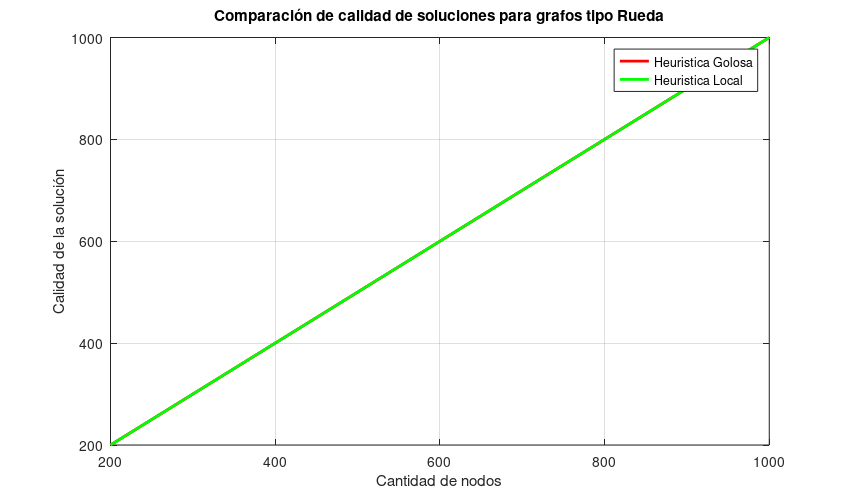

The MATLAB source for this figure: (Note: this script raises an error after producing the figure.)
# Ya estoy en la carpeta correcta

# A graficar!

clear;
hold off;


# 2  	WHEEL							Rueda
# 3 	BANANA						  	Banana Tree
# 4  	COMPLETE						Completo
# 9  	BIPARTITE_COMPLETE				Bipartito Completo
# 12  	CONNECTED_DENSITY				Conexo por densidad de ejes
# 14  	GREEDY_NOT_IN_CMF				Estrella+Puente+CMF
# 15  	GREEDY_IN_CMF					Estrella+CMF
# 17  	STAR_BRIDGE_DOUBLE_STAR			Estrella+Puente+Doble Estrella


goloso=load("calidadGrande/goloso_2.dat");
local=load("calidadGrande/local_2.dat");
#tabu=load("calidadGrande/tabu_2.dat");

plot(goloso(:,2), goloso(:,1), '-r', 'LineWidth', 2,local(:,2), local(:,1), '-g', 'LineWidth', 2);
title("Comparación de calidad de soluciones para grafos tipo Rueda");
xlabel("Cantidad de nodos");
ylabel("Calidad de la solución");
legend("Heuristica Golosa", "Heuristica Local");
grid;

set(gcf,'PaperUnits','inches','PaperPosition',[0 0 8.5 5])

print("versus_rueda_calidad_solucion.jpg");

%%%%%%%%%%%%%%%%%%%%%%%%%%%%%%%%%%%%%%%%%%%%%%%%%%%%%%%%%%%%%%%%%
%%%%%%%%%%%%%%%%%%%%%%%%%%%%%%%%%%%%%%%%%%%%%%%%%%%%%%%%%%%%%%%%%
%%%%%%%%%%%%%%%%%%%%%%%%%%%%%%%%%%%%%%%%%%%%%%%%%%%%%%%%%%%%%%%%%
%%%%%%%%%%%%%%%%%%%%%%%%%%%%%%%%%%%%%%%%%%%%%%%%%%%%%%%%%%%%%%%%%
%%%%%%%%%%%%%%%%%%%%%%%%%%%%%%%%%%%%%%%%%%%%%%%%%%%%%%%%%%%%%%%%%

goloso=load("calidadGrande/goloso_3.dat");
local=load("calidadGrande/local_3.dat");
#tabu=load("calidadGrande/tabu_3.dat");


plot(goloso(:,2), goloso(:,1), '-r', 'LineWidth', 2,local(:,2), local(:,1), '-g', 'LineWidth', 2);
plot(goloso(:,1), goloso(:,1), '-r', 'LineWidth', 2,local(:,1), local_dat(:,1), '-g', 'LineWidth', 2,tabu(:,1), tabu_dat(:,1), '-b', 'LineWidth', 2);
title("Comparación de calidad de soluciones para grafos tipo Banana");
xlabel("Cantidad de nodos");
ylabel("Calidad de la solución");
legend("Heuristica Golosa", "Heuristica Local");
grid;

set(gcf,'PaperUnits','inches','PaperPosition',[0 0 8.5 5])

print("versus_banana_calidad_solucion.jpg");

%%%%%%%%%%%%%%%%%%%%%%%%%%%%%%%%%%%%%%%%%%%%%%%%%%%%%%%%%%%%%%%%%
%%%%%%%%%%%%%%%%%%%%%%%%%%%%%%%%%%%%%%%%%%%%%%%%%%%%%%%%%%%%%%%%%
%%%%%%%%%%%%%%%%%%%%%%%%%%%%%%%%%%%%%%%%%%%%%%%%%%%%%%%%%%%%%%%%%
%%%%%%%%%%%%%%%%%%%%%%%%%%%%%%%%%%%%%%%%%%%%%%%%%%%%%%%%%%%%%%%%%
%%%%%%%%%%%%%%%%%%%%%%%%%%%%%%%%%%%%%%%%%%%%%%%%%%%%%%%%%%%%%%%%%

goloso=load("calidadGrande/goloso_4.dat");
local=load("calidadGrande/local_4.dat");
#tabu=load("calidadGrande/tabu_4.dat");

plot(goloso(:,2), goloso(:,1), '-r', 'LineWidth', 2,local(:,2), local(:,1), '-g', 'LineWidth', 2);
#plot(goloso(:,1), goloso_dat(:,1), '-r', 'LineWidth', 2,local(:,1), local_dat(:,1), '-g', 'LineWidth', 2,tabu(:,1), tabu_dat(:,1), '-b', 'LineWidth', 2);
title("Comparación de calidad de soluciones para grafos tipo completo");
xlabel("Cantidad de nodos");
ylabel("Calidad de la solución");
legend("Heuristica Golosa", "Heuristica Local");
grid;

set(gcf,'PaperUnits','inches','PaperPosition',[0 0 8.5 5])

print("versus_completo_calidad_solucion.jpg");

%%%%%%%%%%%%%%%%%%%%%%%%%%%%%%%%%%%%%%%%%%%%%%%%%%%%%%%%%%%%%%%%%
%%%%%%%%%%%%%%%%%%%%%%%%%%%%%%%%%%%%%%%%%%%%%%%%%%%%%%%%%%%%%%%%%
%%%%%%%%%%%%%%%%%%%%%%%%%%%%%%%%%%%%%%%%%%%%%%%%%%%%%%%%%%%%%%%%%
%%%%%%%%%%%%%%%%%%%%%%%%%%%%%%%%%%%%%%%%%%%%%%%%%%%%%%%%%%%%%%%%%
%%%%%%%%%%%%%%%%%%%%%%%%%%%%%%%%%%%%%%%%%%%%%%%%%%%%%%%%%%%%%%%%%

goloso=load("calidadGrande/goloso_14.dat");
local=load("calidadGrande/local_14.dat");
#tabu=load("calidadGrande/tabu_14.dat");

plot(goloso(:,2), goloso(:,1), '-r', 'LineWidth', 2,local(:,2), local(:,1), '-g', 'LineWidth', 2);
#plot(goloso(:,1), goloso(:,1), '-r', 'LineWidth', 2,local(:,1), local(:,1), '-g', 'LineWidth', 2,tabu(:,1), tabu(:,1), '-b', 'LineWidth', 2);
title("Comparación de calidad de soluciones para grafos tipo Estrella + Puente + CMF");
xlabel("Cantidad de nodos");
ylabel("Calidad de la solución");
legend("Heuristica Golosa", "Heuristica Local");
grid;

set(gcf,'PaperUnits','inches','PaperPosition',[0 0 8.5 5])

print("versus_estrellaPuenteCMF_calidad_solucion.jpg");

%%%%%%%%%%%%%%%%%%%%%%%%%%%%%%%%%%%%%%%%%%%%%%%%%%%%%%%%%%%%%%%%%
%%%%%%%%%%%%%%%%%%%%%%%%%%%%%%%%%%%%%%%%%%%%%%%%%%%%%%%%%%%%%%%%%
%%%%%%%%%%%%%%%%%%%%%%%%%%%%%%%%%%%%%%%%%%%%%%%%%%%%%%%%%%%%%%%%%
%%%%%%%%%%%%%%%%%%%%%%%%%%%%%%%%%%%%%%%%%%%%%%%%%%%%%%%%%%%%%%%%%
%%%%%%%%%%%%%%%%%%%%%%%%%%%%%%%%%%%%%%%%%%%%%%%%%%%%%%%%%%%%%%%%%

goloso=load("calidadGrande/goloso_15.dat");
local=load("calidadGrande/local_15.dat");
#tabu=load("calidadGrande/tabu_15.dat");

plot(goloso(:,2), goloso(:,1), '-r', 'LineWidth', 2,local(:,2), local(:,1), '-g', 'LineWidth', 2);
#plot(goloso(:,1), goloso(:,1), '-r', 'LineWidth', 2,local(:,1), local(:,1), '-g', 'LineWidth', 2,tabu(:,1), tabu(:,1), '-b', 'LineWidth', 2);
title("Comparación de calidad de soluciones para grafos tipo Estrella + CMF");
xlabel("Cantidad de nodos");
ylabel("Calidad de la solución");
legend("Heuristica Golosa", "Heuristica Local");
grid;

set(gcf,'PaperUnits','inches','PaperPosition',[0 0 8.5 5])

print("versus_estrellaCMF_calidad_solucion.jpg");

%%%%%%%%%%%%%%%%%%%%%%%%%%%%%%%%%%%%%%%%%%%%%%%%%%%%%%%%%%%%%%%%%
%%%%%%%%%%%%%%%%%%%%%%%%%%%%%%%%%%%%%%%%%%%%%%%%%%%%%%%%%%%%%%%%%
%%%%%%%%%%%%%%%%%%%%%%%%%%%%%%%%%%%%%%%%%%%%%%%%%%%%%%%%%%%%%%%%%
%%%%%%%%%%%%%%%%%%%%%%%%%%%%%%%%%%%%%%%%%%%%%%%%%%%%%%%%%%%%%%%%%
%%%%%%%%%%%%%%%%%%%%%%%%%%%%%%%%%%%%%%%%%%%%%%%%%%%%%%%%%%%%%%%%%

goloso=load("calidadGrande/goloso_17.dat");
local=load("calidadGrande/local_17.dat");
#tabu=load("calidadGrande/tabu_17.dat");

plot(goloso(:,2), goloso(:,1), '-r', 'LineWidth', 2,local(:,2), local(:,1), '-g', 'LineWidth', 2);
#plot(goloso(:,1), goloso(:,1), '-r', 'LineWidth', 2,local(:,1), local(:,1), '-g', 'LineWidth', 2,tabu(:,1), tabu(:,1), '-b', 'LineWidth', 2);
title("Comparación de calidad de soluciones para grafos tipo Estrella + Puente + Doble Estrella");
xlabel("Cantidad de nodos");
ylabel("Calidad de la solución");
legend("Heuristica Golosa", "Heuristica Local");
grid;

set(gcf,'PaperUnits','inches','PaperPosition',[0 0 8.5 5])

print("versus_estrellaPuenteDobleEstrella_calidad_solucion.jpg");